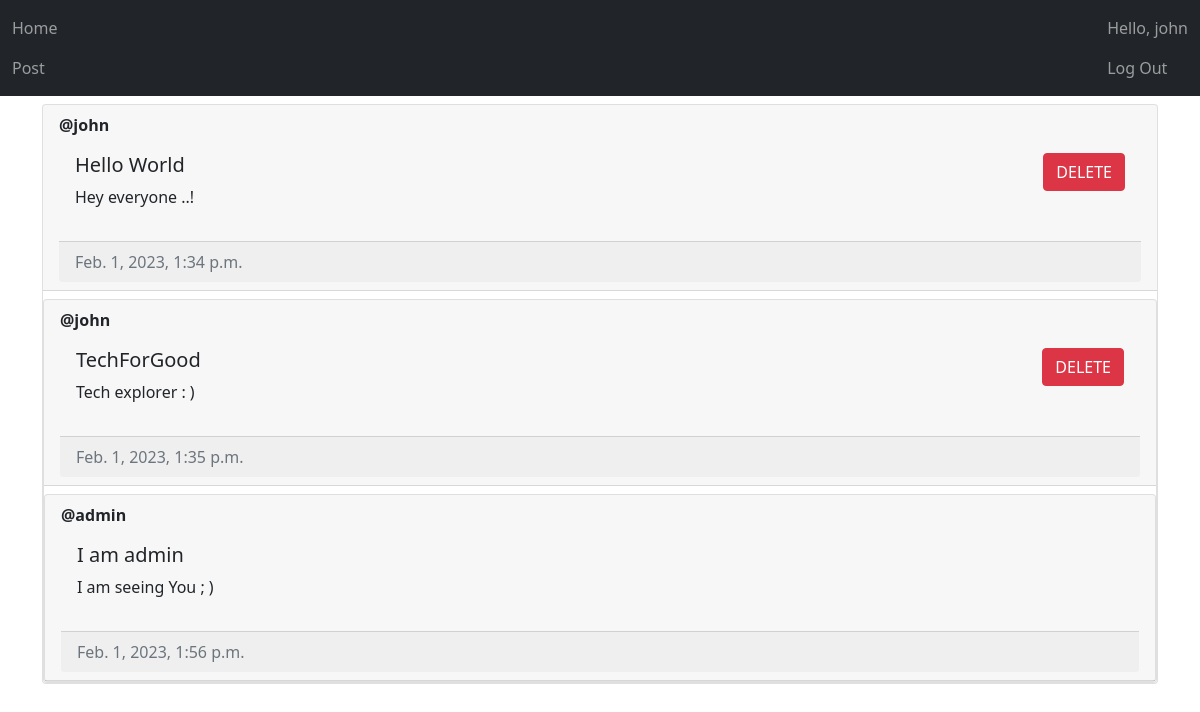
The page / (signed in) on the database as committed earlier.
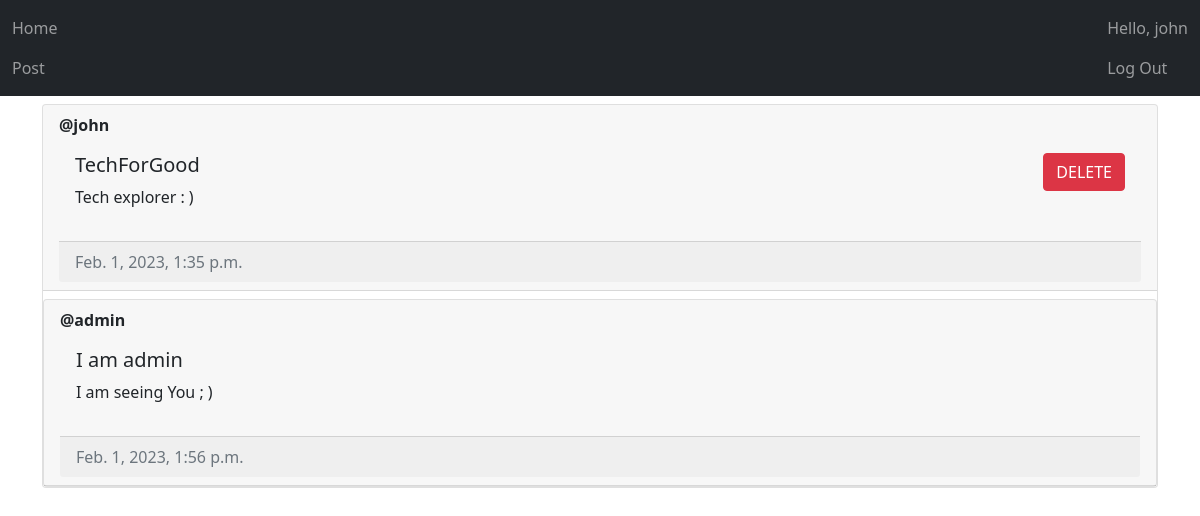
The same page on the database as committed later.
### main/models.py (models this page shows, shortened)
class Post(models.Model):
	author = models.ForeignKey(User, on_delete=models.CASCADE)
	title = models.CharField(max_length=200)
	description = models.TextField()
	created_at = models.DateTimeField(auto_now_add = True)
	updated_at = models.DateTimeField(auto_now = True)

### main/views.py (the view)
# urls.py: path("", views.index, name='home'),
@login_required(login_url="/login")
def index(request):
	posts = Post.objects.all()
	context = {"posts": posts}
	if request.method == 'POST':
		post_id = request.POST.get('post-id')
		post = Post.objects.filter(id=post_id).first()
		if post and post.author == request.user:
			post.delete()
			return redirect('/')
	return render(request, 'main/home.html', context=context)

### main/templates/main/home.html (shortened to what this page needs)
{% extends 'main/base.html' %}
{% block content %}
{% for post in posts %}
    <div class="card mt-2">
        <div class="card-header"><strong>@{{ post.author.username }}</strong>
        <div class="card-body d-flex flex-row justify-content-between">
            <div>
                <h5 class="card-title">{{post.title}}</h5>
                <p>{{post.description}}</p>
            </div>
            <div>
                {% if user == post.author %}
                    <form method="post">
                        <button type="submit" class="btn btn-danger" value="{{post.id}}" name="post-id">
                            DELETE
                        </button>
                    </form>
                {% endif %}
            </div>
        </div>
        <div class="card-footer text-muted">
            {{post.created_at}}
        </div>
    </div>
    {% empty %}
    <p>No post yet</p>
{% endfor %}
{% endblock content %}

Rows that differ between the two databases and show on the page:
removed Post: author.username "john", title "Hello World", description "Hey everyone ..!", {{ post.id }} 1 (drawn), created_at "Feb. 1, 2023, 1:34 p.m."
